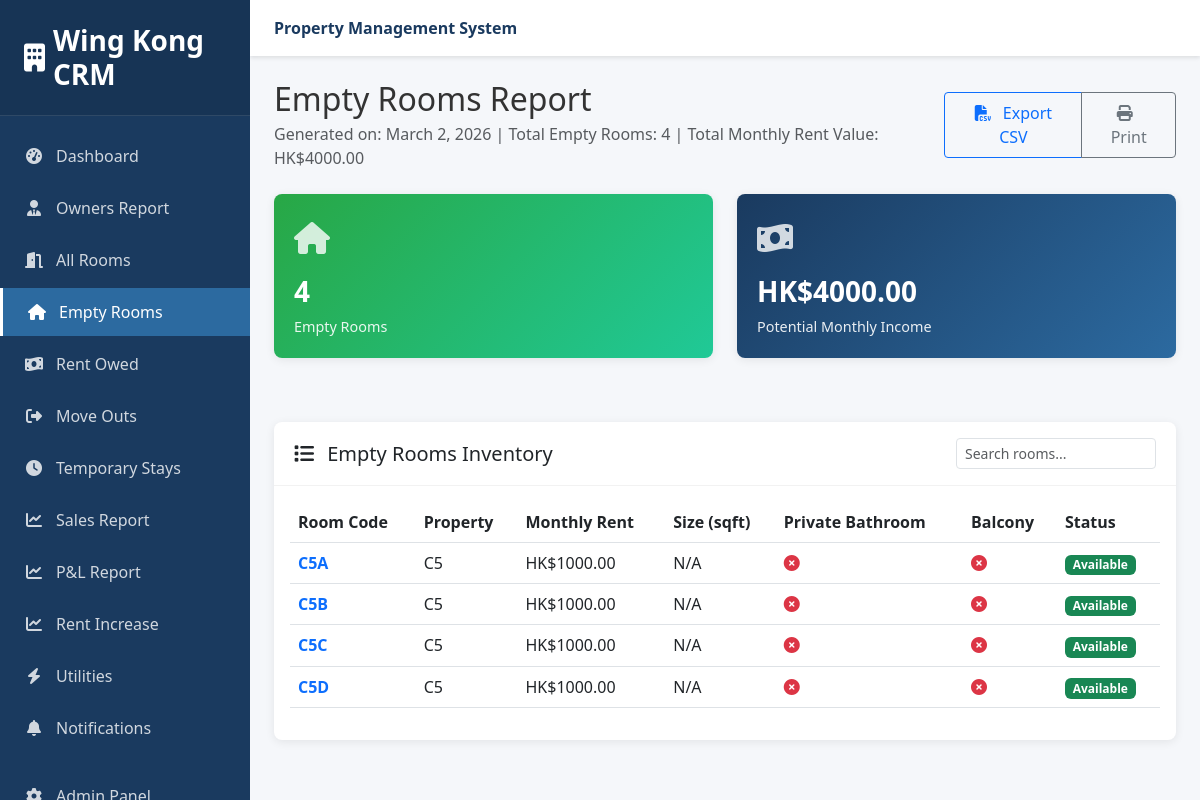
The page /crm/reports/empty-rooms/ (signed in) on the database its author committed.
### properties/models.py (models this page shows, shortened)
class Room(models.Model):
    ROOM_STATUS = [
        ('available', 'Available'),  # Ready for booking
        ('reserved', 'Reserved'),  # Booking confirmed, deposit paid
        ('occupied', 'Occupied'),  # Tenant actively living there
        ('maintenance', 'Under Maintenance'),  # Being repaired/cleaned
        ('temporary', 'Temporary Stay'),  # Short-term temporary occupancy
        ('cleaning', 'Being Cleaned'),  # Between tenants, being cleaned
    ]
    property = models.ForeignKey(Property, on_delete=models.CASCADE, related_name='rooms')
    room_code = models.CharField(max_length=10, unique=True)  # c5a, c5b, etc.
    room_number = models.CharField(max_length=20)
    description = models.TextField(blank=True)
    monthly_rent = models.DecimalField(max_digits=10, decimal_places=2, validators=[MinValueValidator(Decimal('0.01'))])
    deposit_amount = models.DecimalField(max_digits=10, decimal_places=2, default=2500.00)
    status = models.CharField(max_length=20, choices=ROOM_STATUS, default='available')
    post_ad_price = models.DecimalField(
        max_digits=10, decimal_places=2,
        null=True, blank=True,
        help_text="Price advertised to public (for rent increase detection)"
    )
    size_sqft = models.DecimalField(max_digits=8, decimal_places=2, null=True, blank=True)
    has_private_bathroom = models.BooleanField(default=False)
    has_balcony = models.BooleanField(default=False)
    created_at = models.DateTimeField(auto_now_add=True)
    updated_at = models.DateTimeField(auto_now=True)
    class Meta:
        ordering = ['room_code']

class Property(models.Model):
    PROPERTY_TYPES = [
        ('apartment', 'Apartment'),
        ('building', 'Building'),
    ]
    name = models.CharField(max_length=200)
    address = models.TextField()
    address_chinese = models.TextField(null=True, blank=True)
    property_type = models.CharField(max_length=20, choices=PROPERTY_TYPES)
    total_rooms = models.IntegerField()
    created_at = models.DateTimeField(auto_now_add=True)
    updated_at = models.DateTimeField(auto_now=True)

### reports/views.py (the view, shortened to what this page needs)
# urls.py: path('empty-rooms/', views.empty_rooms_report, name='empty_rooms'),
@staff_required
def empty_rooms_report(request):
    empty_rooms = Room.objects.filter(status='available').select_related('property')
    context = {
        'title': 'Empty Rooms Report',
        'empty_rooms': empty_rooms,
        'total_count': empty_rooms.count(),
        'total_rent_value': sum(room.monthly_rent for room in empty_rooms),
        'today': timezone.now().date(),
    }
    return render(request, 'reports/empty_rooms.html', context)

### reports/views.py (called while the page is built)
def staff_required(view_func):
    return login_required(
        user_passes_test(lambda u: u.is_staff)(view_func),
        login_url='/admin/login/'
    )

### templates/reports/empty_rooms.html (shortened to what this page needs)
{% extends 'reports/base.html' %}
{% block content %}
<div class="d-flex justify-content-between align-items-center mb-4">
    <div>
        <h2 class="mb-1">{{ title }}</h2>
        <p class="text-muted mb-0">Generated on: {{ today }} | Total Empty Rooms: {{ total_count }} | Total Monthly Rent Value: HK${{ total_rent_value }}</p>
    </div>
    <div>
        <div class="btn-group" role="group">
            <a href="?export=csv" class="btn btn-outline-primary">
                <i class="fas fa-file-csv me-2"></i> Export CSV
            </a>
            <button onclick="window.print()" class="btn btn-outline-secondary">
                <i class="fas fa-print me-2"></i> Print
            </button>
        </div>
    </div>
</div>
<div class="row mb-4">
    <div class="col-md-6 mb-3">
        <div class="stats-card success">
            <div class="stats-icon">
                <i class="fas fa-home"></i>
            </div>
            <div class="stats-number">{{ total_count }}</div>
            <div class="stats-label">Empty Rooms</div>
        </div>
    </div>
    <div class="col-md-6 mb-3">
        <div class="stats-card primary">
            <div class="stats-icon">
                <i class="fas fa-money-bill-wave"></i>
            </div>
            <div class="stats-number">HK${{ total_rent_value }}</div>
            <div class="stats-label">Potential Monthly Income</div>
        </div>
    </div>
</div>
<div class="card">
    <div class="card-header d-flex justify-content-between align-items-center">
        <h5 class="mb-0"><i class="fas fa-list me-2"></i> Empty Rooms Inventory</h5>
        <div>
            <input type="text" class="form-control form-control-sm" placeholder="Search rooms..." style="width: 200px;">
        </div>
    </div>
    <div class="card-body">
        {% if empty_rooms %}
        <div class="table-responsive">
            <table class="table table-hover">
                <thead>
                    <tr>
                        <th>Room Code</th>
                        <th>Property</th>
                        <th>Monthly Rent</th>
                        <th>Size (sqft)</th>
                        <th>Private Bathroom</th>
                        <th>Balcony</th>
                        <th>Status</th>
                    </tr>
                </thead>
                <tbody>
                    {% for room in empty_rooms %}
                    <tr>
                        <td>
                            <a href="{% url 'properties:crm_room_detail' room_code=room.room_code %}" class="text-decoration-none fw-bold">
                                {{ room.room_code|upper }}
                            </a>
                        </td>
                        <td>{{ room.property.name }}</td>
                        <td>HK${{ room.monthly_rent }}</td>
                        <td>{{ room.size_sqft|default:"N/A" }}</td>
                        <td>
                            {% if room.has_private_bathroom %}
                                <i class="fas fa-check-circle text-success"></i>
                            {% else %}
                                <i class="fas fa-times-circle text-danger"></i>
                            {% endif %}
                        </td>
                        <td>
                            {% if room.has_balcony %}
                                <i class="fas fa-check-circle text-success"></i>
                            {% else %}
                                <i class="fas fa-times-circle text-danger"></i>
                            {% endif %}
                        </td>
                        <td><span class="badge bg-success">{{ room.get_status_display }}</span></td>
                    </tr>
                    {% endfor %}
                </tbody>
            </table>
        </div>
        {% endif %}
    </div>
</div>
{% endblock %}

### templates/reports/base.html (style rules this page uses)
:root { --primary-color: #1a3a5f; --secondary-color: #2c6aa0; --accent-color: #4a89dc; --success-color: #28a745; --info-color: #17a2b8; --warning-color: #ffc107; --danger-color: #dc3545; --light-color: #f8f9fa; --dark-color: #343a40; --sidebar-width: 250px; }
* { margin: 0; padding: 0; box-sizing: border-box; }
body { font-family: 'Segoe UI', Tahoma, Geneva, Verdana, sans-serif; background-color: #f5f7fa; color: #333; }
.card { border: none; border-radius: 8px; box-shadow: 0 2px 10px rgba(0,0,0,0.08); margin-bottom: 1.5rem; transition: all 0.3s; }
.card-header { background-color: transparent; border-bottom: 1px solid rgba(0,0,0,0.05); padding: 1rem 1.25rem; font-weight: 600; }
.stats-card { border-radius: 8px; padding: 1.25rem; margin-bottom: 1.5rem; box-shadow: 0 2px 10px rgba(0,0,0,0.08); transition: all 0.3s; position: relative; overflow: hidden; }
.stats-card.primary { background: linear-gradient(135deg, #1a3a5f, #2c6aa0); color: white; }
.stats-card.success { background: linear-gradient(135deg, #28a745, #20c997); color: white; }
.stats-icon { font-size: 2rem; opacity: 0.8; margin-bottom: 0.5rem; }
.stats-number { font-size: 1.75rem; font-weight: 700; margin-bottom: 0.25rem; }
.stats-label { font-size: 0.9rem; opacity: 0.9; }
.btn { border-radius: 4px; padding: 0.5rem 1rem; font-weight: 500; transition: all 0.3s; }

### rows shown on the page
Room: updated_at "March 2, 2026", room_code "C5A", property.name "C5", monthly_rent "1000.00", size_sqft "N/A", has_private_bathroom False (drawn), has_balcony False (drawn), status "Available"
Room: room_code "C5B", property.name "C5", monthly_rent "1000.00", size_sqft "N/A", has_private_bathroom False (drawn), has_balcony False (drawn), status "Available"
Room: room_code "C5C", property.name "C5", monthly_rent "1000.00", size_sqft "N/A", has_private_bathroom False (drawn), has_balcony False (drawn), status "Available"
Room: room_code "C5D", property.name "C5", monthly_rent "1000.00", size_sqft "N/A", has_private_bathroom False (drawn), has_balcony False (drawn), status "Available"

### other values the page prints
{{ title }} "Empty Rooms Report"
{{ total_count }} "4"
{{ total_rent_value }} "4000.00"
